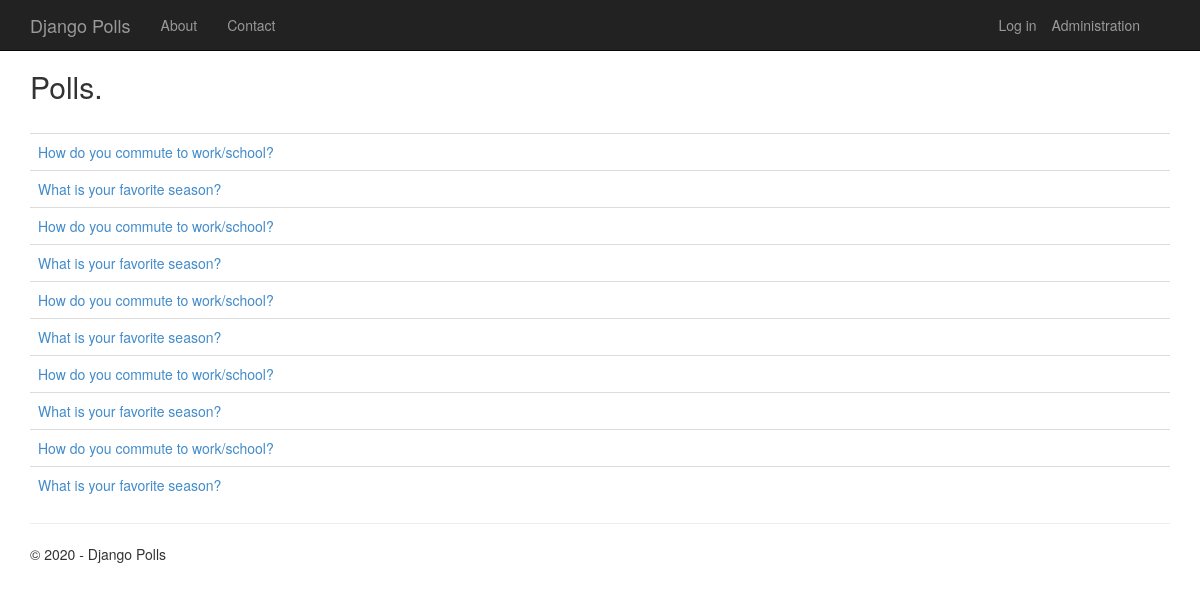
The page / on the database its author committed.
### app/models.py (models this page shows, shortened)
class Poll(models.Model):
    text = models.CharField(max_length=200)
    pub_date = models.DateTimeField('date published')
    author = models.CharField(max_length=100, blank=True)

### app/views.py (the view)
class PollListView(ListView):
    model = Poll
    def get_context_data(self, **kwargs):
        context = super(PollListView, self).get_context_data(**kwargs)
        context['title'] = 'Polls'
        context['year'] = datetime.now().year
        return context

### app/templates/app/index.html (shortened to what this page needs)
{% extends "app/layout.html" %}
{% block content %}
<h2>Polls.</h2>
<br/>
{% if latest_poll_list %}
<table class="table table-hover">
    <tbody>
        {% for poll in latest_poll_list %}
        <tr>
            <td>
                <a href="{% url 'app:detail' poll.id %}">{{poll.text}}</a>
            </td>
        </tr>
        {% endfor %}
    </tbody>
</table>
{% endif %}
{% endblock %}

### app/static/app/content/site.css (style rules this page uses)
body { padding-top: 50px; padding-bottom: 20px; }

### rows shown on the page
Poll: text "How do you commute to work/school?"
Poll: text "What is your favorite season?"
Poll: text "How do you commute to work/school?"
Poll: text "What is your favorite season?"
Poll: text "How do you commute to work/school?"
Poll: text "What is your favorite season?"
Poll: text "How do you commute to work/school?"
Poll: text "What is your favorite season?"
Poll: text "How do you commute to work/school?"
Poll: text "What is your favorite season?"

### other values the page prints
{{ year }} "2020"
